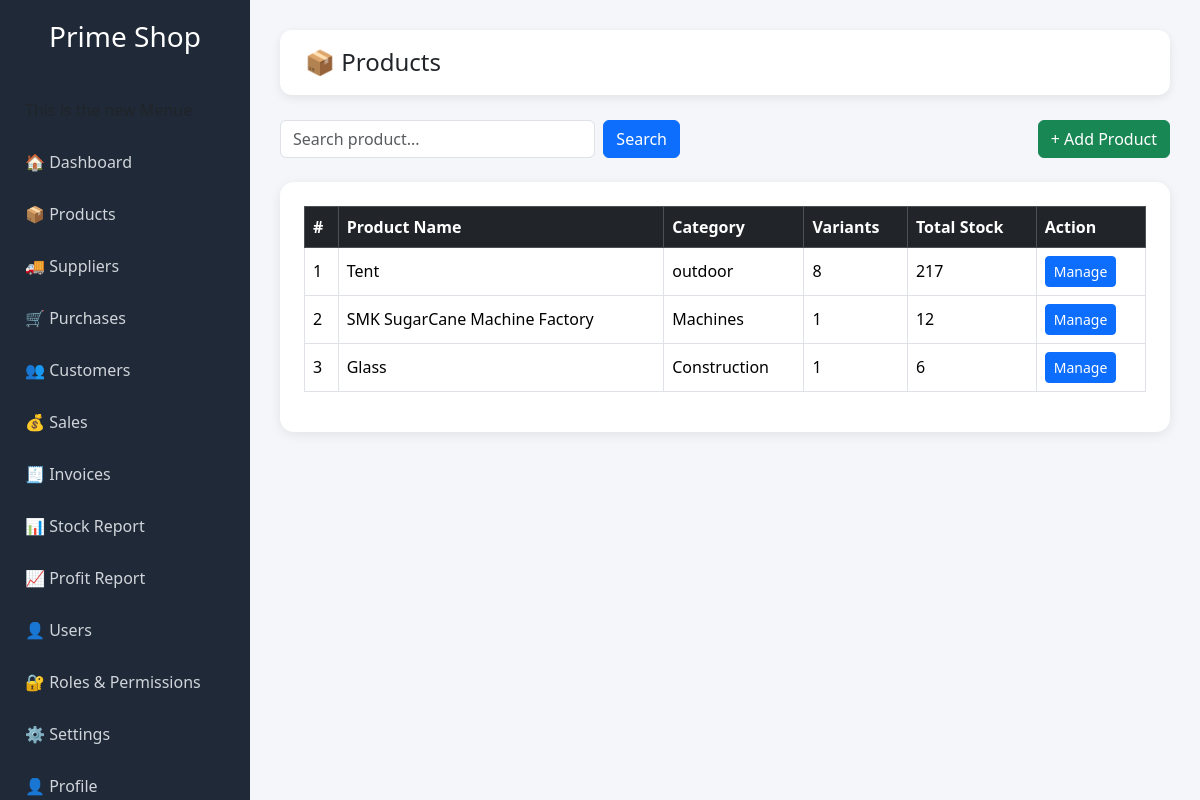
Screenshot of /products/ (signed in) with the database file from the repository.
### shop/models.py (models this page shows, shortened)
class Product(models.Model):
    name = models.CharField(max_length=150)
    category = models.CharField(max_length=100, blank=True)
    description = models.TextField(blank=True)

### shop/views.py (the view)
# urls.py: path('products/', views.product_list, name='product_list'),
@login_required
def product_list(request):
    search = request.GET.get('search', '')
    products = Product.objects.all()
    if search:
        products = products.filter(name__icontains=search)
    product_data = []
    for product in products:
        variants = product.variants.all()
        total_stock = sum(
            variant.current_stock()
            for variant in variants
        )
        product_data.append({
            'product': product,
            'variant_count': variants.count(),
            'total_stock': total_stock,
        })
    context = {
        'product_data': product_data,
        'search': search,
    }
    return render(request, 'shop/product_list.html', context)

### shop/models.py (called while the page is built)
    def total_purchased(self):
        return sum(item.quantity for item in self.purchase_items.all())

    def total_sold(self):
        return sum(item.quantity for item in self.sale_items.all())

    def current_stock(self):
        return self.total_purchased() - self.total_sold()

### shop/templates/shop/product_list.html (shortened to what this page needs)
{% extends 'shop/base.html' %}
{% block page_title %}
📦 Products
{% endblock %}
{% block content %}
<div class="d-flex justify-content-between align-items-center mb-4">
    <form method="get" class="d-flex" style="width: 400px;">
        <input
            type="text"
            name="search"
            class="form-control me-2"
            placeholder="Search product..."
            value="{{ search }}"
        >
        <button class="btn btn-primary">Search</button>
    </form>
    <a href="/products/add/" class="btn btn-success">
            + Add Product
    </a>
</div>
<div class="card card-box p-4">
    <div class="table-responsive">
        <table class="table table-bordered table-hover align-middle">
            <thead class="table-dark">
                <tr>
                    <th>#</th>
                    <th>Product Name</th>
                    <th>Category</th>
                    <th>Variants</th>
                    <th>Total Stock</th>
                    <th>Action</th>
                </tr>
            </thead>
            <tbody>
                {% for row in product_data %}
                <tr>
                    <td>{{ forloop.counter }}</td>
                    <td>{{ row.product.name }}</td>
                    <td>{{ row.product.category }}</td>
                    <td>{{ row.variant_count }}</td>
                    <td>{{ row.total_stock }}</td>
                    <td>
                        <a href="/products/{{ row.product.id }}/manage/" class="btn btn-sm btn-primary">
                        Manage
                        </a>
                    </td>
                </tr>
                {% empty %}
                <tr>
                    <td colspan="6" class="text-center text-muted">
                        No products found.
                    </td>
                </tr>
                {% endfor %}
            </tbody>
        </table>
    </div>
</div>
{% endblock %}

### shop/templates/shop/base.html (style rules this page uses)
body { background: #f4f6f9; }
.card-box { border: none; border-radius: 14px; box-shadow: 0 3px 12px rgba(0,0,0,0.08); }

### rows the page displays
Product: product.name "Tent", product.category "outdoor", variant_count "8", total_stock "217"
Product: product.name "SMK SugarCane Machine Factory", product.category "Machines", variant_count "1", total_stock "12"
Product: product.name "Glass", product.category "Construction", variant_count "1", total_stock "6"
